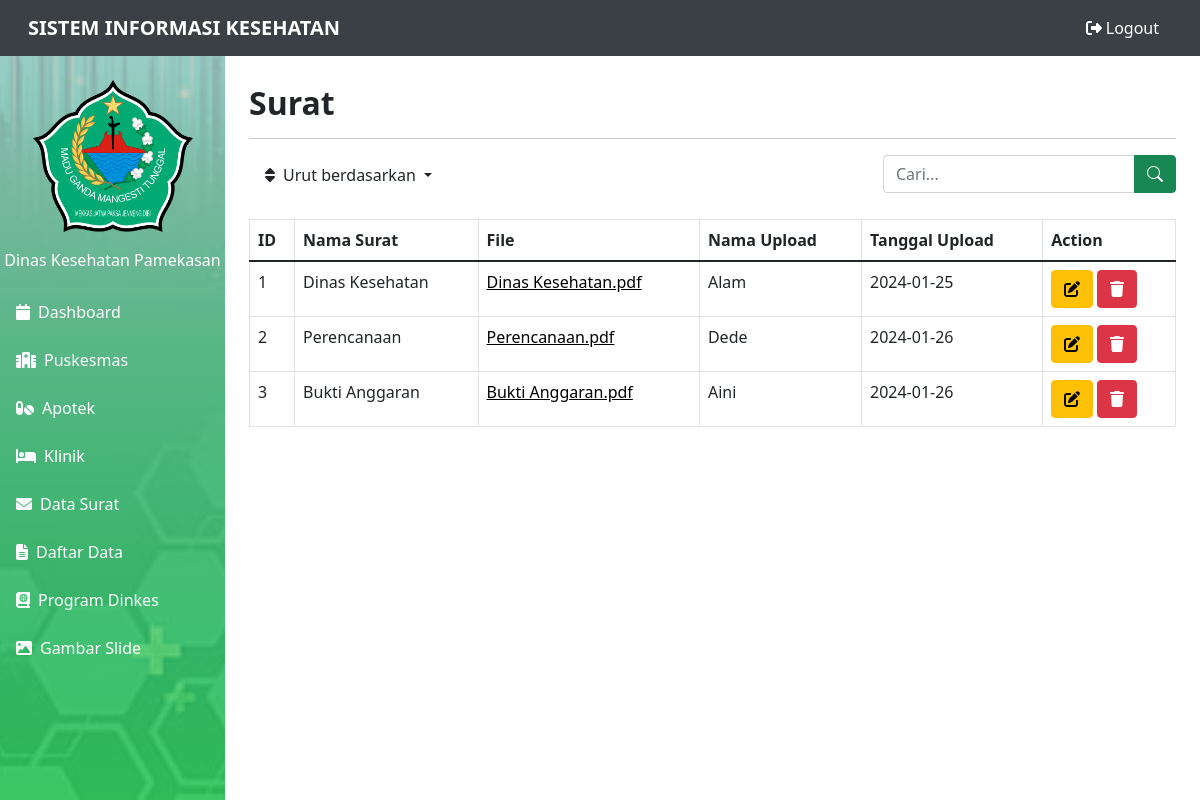
Page /admin/surat.php (signed in) on the committed database.
### tables this page shows
CREATE TABLE `surat` (
  `id` int(11) NOT NULL,
  `nama_surat` text NOT NULL,
  `file` text NOT NULL,
  `nama_upload` varchar(50) NOT NULL,
  `tgl_upload` date NOT NULL DEFAULT current_timestamp()
);

### admin/surat.php (the view, shortened to what this page needs)
<?php
$username = "root";
$password = "";
$database = "dinkes1";
$conn = new mysqli("localhost", $username, $password, $database);
$query = "SELECT * FROM surat";
$result = $conn->query($query);
?>
<!DOCTYPE html>
<html lang="en">
<head>
    <link href="https://cdn.jsdelivr.net/npm/simple-datatables@latest/dist/style.css" rel="stylesheet" />
    <link href="css/styles.css" rel="stylesheet" />
    <link rel="stylesheet" href="https://cdn.jsdelivr.net/npm/bootstrap-icons@1.11.1/font/bootstrap-icons.css">
</head>
<body class="sb-nav-fixed">
<nav class="sb-topnav navbar navbar-expand navbar-dark" style="background-color: #3B4045;">
    <div class="container-fluid">
        <a class="navbar-brand ps-3" href="../index.php"><b>SISTEM INFORMASI KESEHATAN</b></a>
        <div class="d-flex">
            <div class="text-white pe-3">
                <?php
                if (isset($_SESSION['loggedin']) && $_SESSION['loggedin'] === true) {
                    echo '<a href="logout.php" class="btn btn-transparent" style="color: #fff;"><i class="fas fa-sign-out-alt" style="color: #fff;"></i> Logout</a>';
                }
                ?>
            </div>
        </div>
    </div>
</nav>
    <div id="layoutSidenav">
        <div id="layoutSidenav_nav" style="background-image: url('img/sidebar.jpg'); background-size: cover; background-position: center;">
            <nav class="sb-sidenav accordion " style="background-image: linear-gradient(to top, rgba(50, 205, 50, 0.7), rgba(0, 0, 0, 0.2));" id="sidenavAccordion">
                <div class="sb-sidenav-menu ">
                    <div class="nav">
                        <div class="text-center "><br>
                            <img src="img/Logo-Pamekasan.png" class="user-image img-responsive rounded" width="160" />
                            <p class='mt-3 mb-3' style='color: white'> Dinas Kesehatan Pamekasan</p>
                        </div>
                        <a class="nav-link" href="index.php"><i class="fas fa-calendar"></i>&ensp;Dashboard </a>
                        <a class="nav-link" href="puskesmas/index.php"><i class="fa-solid fa-hospital"></i>&ensp;Puskesmas</a>
                        <a class="nav-link" href="apotek/index.php"><i class="fa-solid fa-pills"></i>&ensp;Apotek</a>
                        <a class="nav-link" href="klinik/index.php"><i class="fa-solid fa-bed"></i></i>&ensp;Klinik</a>
                        <a class="nav-link" href="surat.php"><i class="fas fa-envelope"></i>&ensp;Data Surat</a>
                        <a class="nav-link" href="data.php"><i class="fa-solid fa-file-alt"></i>&ensp;Daftar Data</a>
                        <a class="nav-link" href="programdinkes/index.php"><i class="fa-solid fa-book-atlas"></i>&ensp;Program Dinkes</a>
                        <a class="nav-link" href="background.php"><i class="fa-solid fa-image"></i>&ensp;Gambar Slide</a>
                    </div>
                </div>
            </nav>
        </div>
        <div id="layoutSidenav_content">
            <main>
                <div class="container mt-1 p-4">
                    <h2><b>Surat</b></h2>
                    <hr>
                    <div class="row mb-4">
                        <div class="col-md-8 d-flex">
                            <div class="dropdown">
                                <a class="nav-link dropdown-toggle text-dark" href="#" role="button" id="sortDropdown" data-bs-toggle="dropdown" aria-expanded="false">
                                    <i class="fa-solid fa-sort text-dark"></i>&ensp;<span id="selectedSort">Urut berdasarkan</span>
                                </a>
                            </div>
                        </div>
                        <div class="col-md-4">
                            <div class="input-group">
                                <input class="form-control" type="search" id="myInput" onkeyup="myFunction()" placeholder="Cari...">
                                <button class="btn btn-success"><i class="bi bi-search"></i></button>
                            </div>
                        </div>
                    </div>
                    <div class="table-responsive">
                        <?php
                            if ($result->num_rows > 0) {
                                echo "<table class='table table-bordered'>
                                        <thead>
                                            <tr>
                                                <th>ID</th>
                                                <th>Nama Surat</th>
                                                <th>File</th>
                                                <th>Nama Upload</th>
                                                <th>Tanggal Upload</th>
                                                <th>Action</th>
                                            </tr>
                                        </thead>
                                        <tbody>";
                                    $i = 1;
                                    while ($row = $result->fetch_assoc()) {
                                    echo "<tr>
                                            <td>{$i}</td>
                                            <td>{$row['nama_surat']}</td>
                                            <td>
                                                <a href='#' class='view-file' data-file='../admin/surat/{$row['file']}' data-toggle='modal' data-target='#fileModal'>
                                                    {$row['file']}
                                                </a>
                                            </td>
                                            <td>{$row['nama_upload']}</td>
                                            <td>{$row['tgl_upload']}</td>
                                            <td>
                                                <button class='btn btn-warning edit-surat-btn'
                                                        data-id='{$row['id']}'
                                                        data-nama-surat='{$row['nama_surat']}'
                                                        data-nama-upload='{$row['nama_upload']}'>
                                                    <i class='fas fa-edit'></i>
                                                </button>
                                                <a href='index.php?action=delete&id={$row['id']}' onclick='return confirmDelete();' class='btn btn-danger'>
                                                    <i class='fas fa-trash'></i>
                                                </a>
                                            </td>
                                        </tr>";
                                        $i++;
                                }
                                echo "</tbody></table>";
                            } else {
                                echo "<p class='text-center'>Tidak ada data surat.</p>";
                            }
                        ?>
                    </div>
                </div>
            </main>
        </div>
    </div>
</body>
</html>

### admin/surat.php (style rules this page uses)
.view-file { color: black; transition: color 0s; }

### rows in the picture
surat: nama_surat "Dinas Kesehatan", file "Dinas Kesehatan.pdf", nama_upload "Alam", tgl_upload "2024-01-25"
surat: nama_surat "Perencanaan", file "Perencanaan.pdf", nama_upload "Dede", tgl_upload "2024-01-26"
surat: nama_surat "Bukti Anggaran", file "Bukti Anggaran.pdf", nama_upload "Aini", tgl_upload "2024-01-26"
